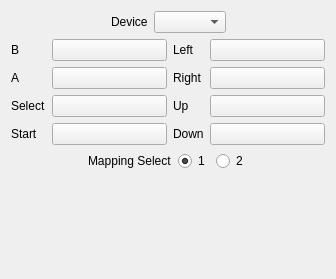
<?xml version="1.0" encoding="UTF-8"?>
<ui version="4.0">
 <class>InputWindow</class>
 <widget class="QWidget" name="InputWindow">
  <property name="geometry">
   <rect>
    <x>0</x>
    <y>0</y>
    <width>336</width>
    <height>279</height>
   </rect>
  </property>
  <property name="minimumSize">
   <size>
    <width>292</width>
    <height>262</height>
   </size>
  </property>
  <property name="windowTitle">
   <string>Dialog</string>
  </property>
  <layout class="QVBoxLayout" name="verticalLayout">
   <item>
    <layout class="QHBoxLayout" name="device_layout">
     <item>
      <spacer name="horizontalSpacer">
       <property name="orientation">
        <enum>Qt::Horizontal</enum>
       </property>
       <property name="sizeHint" stdset="0">
        <size>
         <width>40</width>
         <height>20</height>
        </size>
       </property>
      </spacer>
     </item>
     <item alignment="Qt::AlignHCenter|Qt::AlignVCenter">
      <widget class="QLabel" name="label">
       <property name="text">
        <string>Device</string>
       </property>
      </widget>
     </item>
     <item alignment="Qt::AlignHCenter|Qt::AlignVCenter">
      <widget class="QComboBox" name="device_select">
       <property name="sizePolicy">
        <sizepolicy hsizetype="Preferred" vsizetype="Fixed">
         <horstretch>0</horstretch>
         <verstretch>0</verstretch>
        </sizepolicy>
       </property>
       <property name="sizeAdjustPolicy">
        <enum>QComboBox::AdjustToContents</enum>
       </property>
      </widget>
     </item>
     <item>
      <spacer name="horizontalSpacer_2">
       <property name="orientation">
        <enum>Qt::Horizontal</enum>
       </property>
       <property name="sizeHint" stdset="0">
        <size>
         <width>40</width>
         <height>20</height>
        </size>
       </property>
      </spacer>
     </item>
    </layout>
   </item>
   <item>
    <layout class="QGridLayout" name="buttons_grid" columnstretch="1,10,1,10">
     <item row="2" column="1">
      <widget class="QPushButton" name="button_select">
       <property name="text">
        <string/>
       </property>
      </widget>
     </item>
     <item row="3" column="0">
      <widget class="QLabel" name="label_6">
       <property name="text">
        <string>Start</string>
       </property>
      </widget>
     </item>
     <item row="2" column="3">
      <widget class="QPushButton" name="button_up">
       <property name="text">
        <string/>
       </property>
      </widget>
     </item>
     <item row="3" column="1">
      <widget class="QPushButton" name="button_start">
       <property name="text">
        <string/>
       </property>
      </widget>
     </item>
     <item row="0" column="0">
      <widget class="QLabel" name="label_3">
       <property name="text">
        <string>B</string>
       </property>
      </widget>
     </item>
     <item row="0" column="3">
      <widget class="QPushButton" name="button_left">
       <property name="text">
        <string/>
       </property>
      </widget>
     </item>
     <item row="1" column="3">
      <widget class="QPushButton" name="button_right">
       <property name="text">
        <string/>
       </property>
      </widget>
     </item>
     <item row="3" column="3">
      <widget class="QPushButton" name="button_down">
       <property name="text">
        <string/>
       </property>
      </widget>
     </item>
     <item row="0" column="1">
      <widget class="QPushButton" name="button_b">
       <property name="text">
        <string/>
       </property>
      </widget>
     </item>
     <item row="1" column="0">
      <widget class="QLabel" name="label_4">
       <property name="text">
        <string>A</string>
       </property>
      </widget>
     </item>
     <item row="1" column="1">
      <widget class="QPushButton" name="button_a">
       <property name="text">
        <string/>
       </property>
      </widget>
     </item>
     <item row="2" column="0">
      <widget class="QLabel" name="label_5">
       <property name="text">
        <string>Select</string>
       </property>
      </widget>
     </item>
     <item row="0" column="2">
      <widget class="QLabel" name="label_7">
       <property name="text">
        <string>Left</string>
       </property>
      </widget>
     </item>
     <item row="1" column="2">
      <widget class="QLabel" name="label_8">
       <property name="text">
        <string>Right</string>
       </property>
      </widget>
     </item>
     <item row="2" column="2">
      <widget class="QLabel" name="label_9">
       <property name="text">
        <string>Up</string>
       </property>
      </widget>
     </item>
     <item row="3" column="2">
      <widget class="QLabel" name="label_10">
       <property name="text">
        <string>Down</string>
       </property>
      </widget>
     </item>
    </layout>
   </item>
   <item>
    <layout class="QHBoxLayout" name="page_layout">
     <item>
      <spacer name="horizontalSpacer_3">
       <property name="orientation">
        <enum>Qt::Horizontal</enum>
       </property>
       <property name="sizeHint" stdset="0">
        <size>
         <width>40</width>
         <height>20</height>
        </size>
       </property>
      </spacer>
     </item>
     <item>
      <widget class="QLabel" name="label_2">
       <property name="text">
        <string>Mapping Select</string>
       </property>
      </widget>
     </item>
     <item>
      <widget class="QRadioButton" name="page_1_radio">
       <property name="text">
        <string>1</string>
       </property>
       <property name="checked">
        <bool>true</bool>
       </property>
      </widget>
     </item>
     <item>
      <widget class="QRadioButton" name="page_2_radio">
       <property name="text">
        <string>2</string>
       </property>
      </widget>
     </item>
     <item>
      <spacer name="horizontalSpacer_4">
       <property name="orientation">
        <enum>Qt::Horizontal</enum>
       </property>
       <property name="sizeHint" stdset="0">
        <size>
         <width>40</width>
         <height>20</height>
        </size>
       </property>
      </spacer>
     </item>
    </layout>
   </item>
   <item>
    <spacer name="verticalSpacer">
     <property name="orientation">
      <enum>Qt::Vertical</enum>
     </property>
     <property name="sizeHint" stdset="0">
      <size>
       <width>20</width>
       <height>40</height>
      </size>
     </property>
    </spacer>
   </item>
  </layout>
 </widget>
 <resources/>
 <connections/>
 <slots>
  <slot>onDialogClicked(QAbstractButton*)</slot>
 </slots>
</ui>
